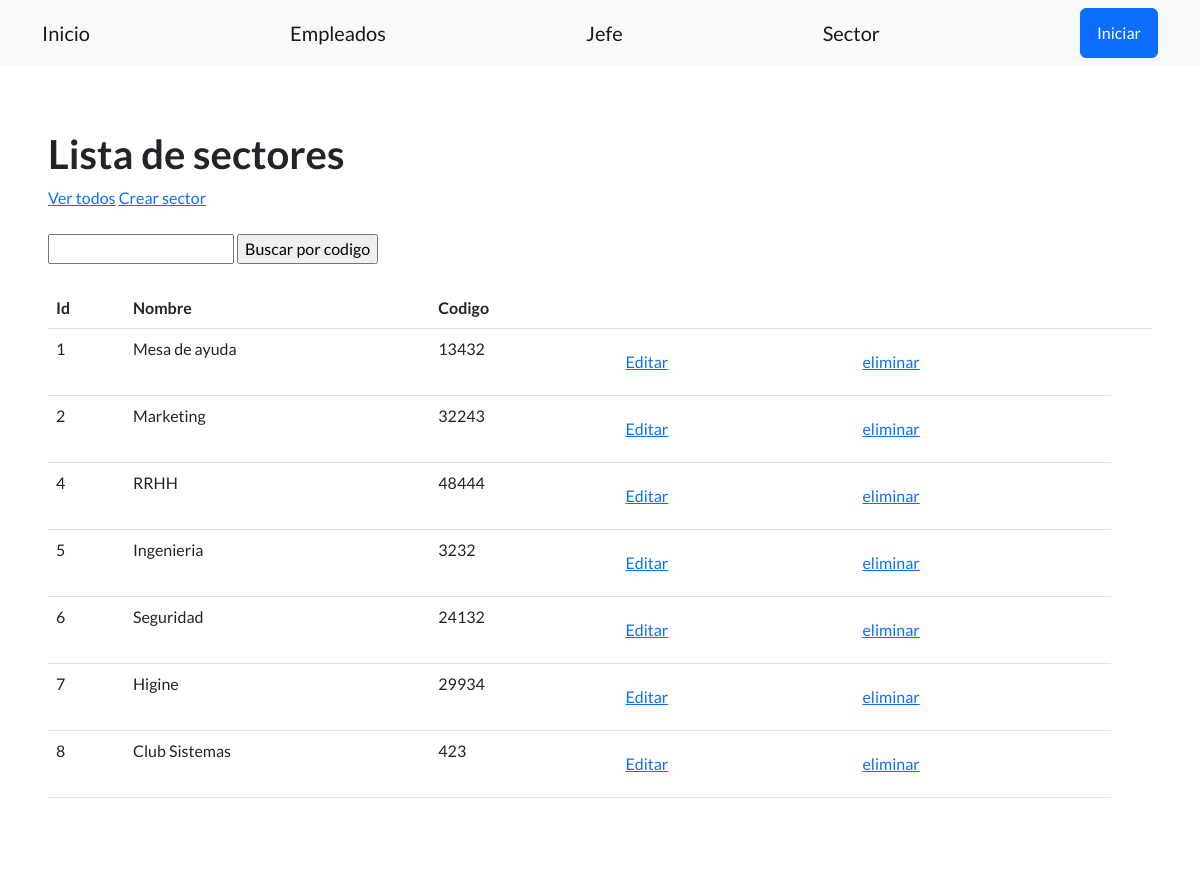
The app's page /empleados/sector/ (upper part), older data.
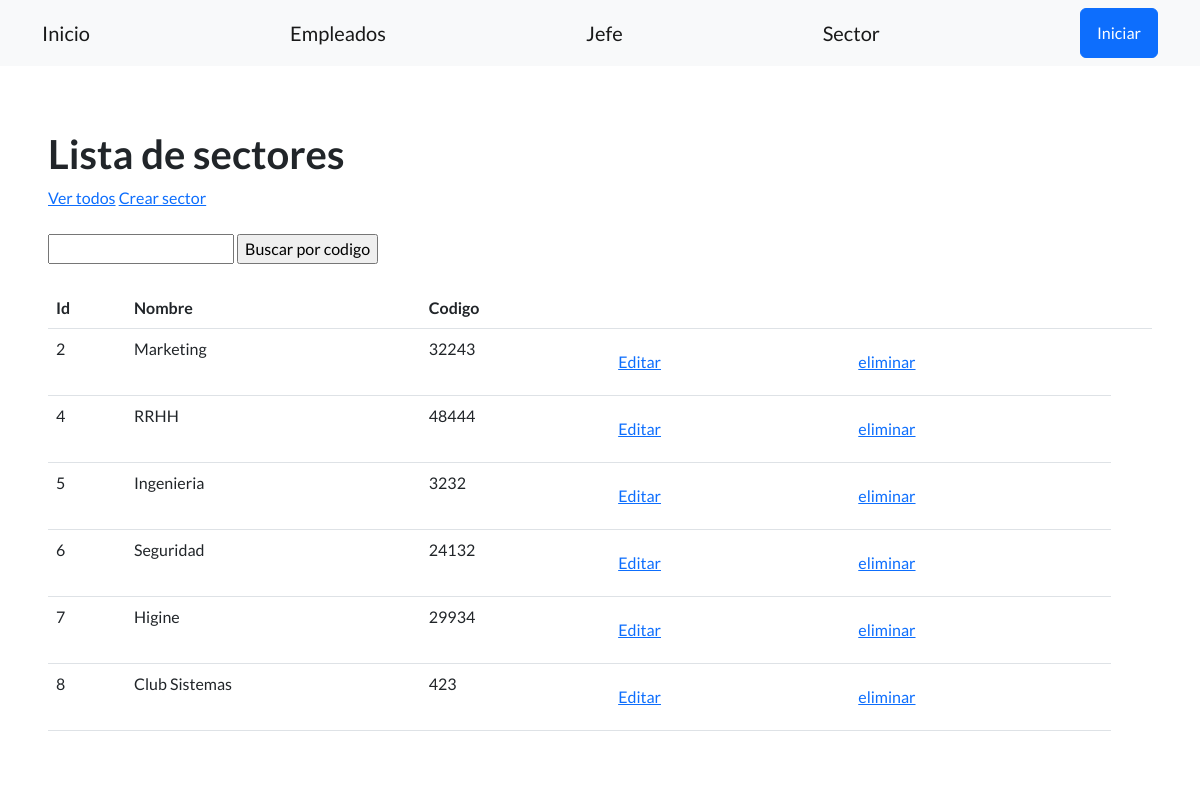
The same page, newer data.
### control_empleados/models.py (models this page shows, shortened)
class Sector(models.Model):
    nombre = models.CharField(max_length=64)
    codigo = models.IntegerField()

### control_empleados/views.py (the view)
# urls.py: path('sector/', listar_sector, name='listar_sector'),
def listar_sector(request):
    contexto = {
        'sector': Sector.objects.all(),
    }
    http_response = render(
        request=request,
        template_name='control_empleados/listar_sector.html',
        context=contexto,
    )
    return http_response

### control_empleados/templates/control_empleados/listar_sector.html (shortened to what this page needs)
{% extends 'base.html' %}
{% block contenido %}
    <h1>Lista de sectores</h1>
    <a href="{% url 'listar_sector' %}">Ver todos</a>
    <a href="{% url 'crear_sector' %}">Crear sector</a>
    <br><br>
    <form action="{% url 'buscar_sector' %}" method="post">
      <input type="text" name="busqueda">
      <input type="submit" value="Buscar por codigo">
    </form>
    <br>
    <table class="table">
        <tbody>
            <tr>
                <th>Id</th>
                <th>Nombre</th>
                <th>Codigo</th>
                <th></th>
                <th></th>
                <th></th>
             </tr>
            {% for sectores in sector%}
            <tr>
                <td>{{sectores.id}} </td>
                <td>{{sectores.nombre}} </td>
                <td>{{sectores.codigo}} </td>
                <td>
                    <a class='btn btn-link' href="{% url 'editar_sector' sectores.id %}">Editar</a>
                </td>
                <td>
                    <form action="{% url 'eliminar_sector' sectores.id %}" method="post">
                      <input type="submit" class='btn btn-link' value="eliminar"/>
                    </form>
                </td>
            </tr>
        {% endfor%}
        </tbody>
    </table>
{% endblock contenido %}

Row changes from the older to the newer data that the page shows:
removed Sector: id "1", nombre "Mesa de ayuda", codigo "13432"
